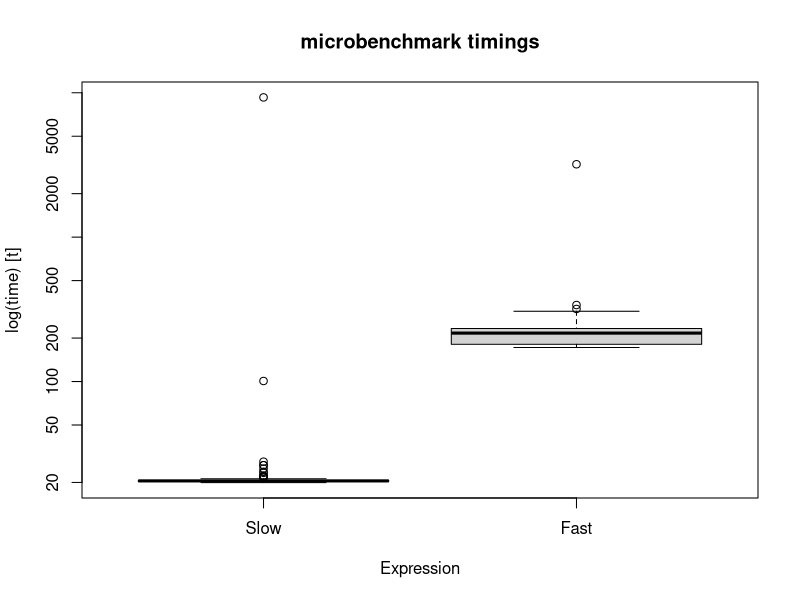

Source code (R):
library(microbenchmark)


# Example functions
slow_function <- function(x) {
  for (i in 1:x) {
    sqrt(i)
  }
}

fast_function <- function(x) {
  sapply(1:x, sqrt)
}


benchmark_results <- microbenchmark(
  Slow = slow_function(1000),
  Fast = fast_function(1000),
  times = 100  # Number of iterations for benchmarking
)

benchmark_results
boxplot(benchmark_results)
summary(benchmark_results)
